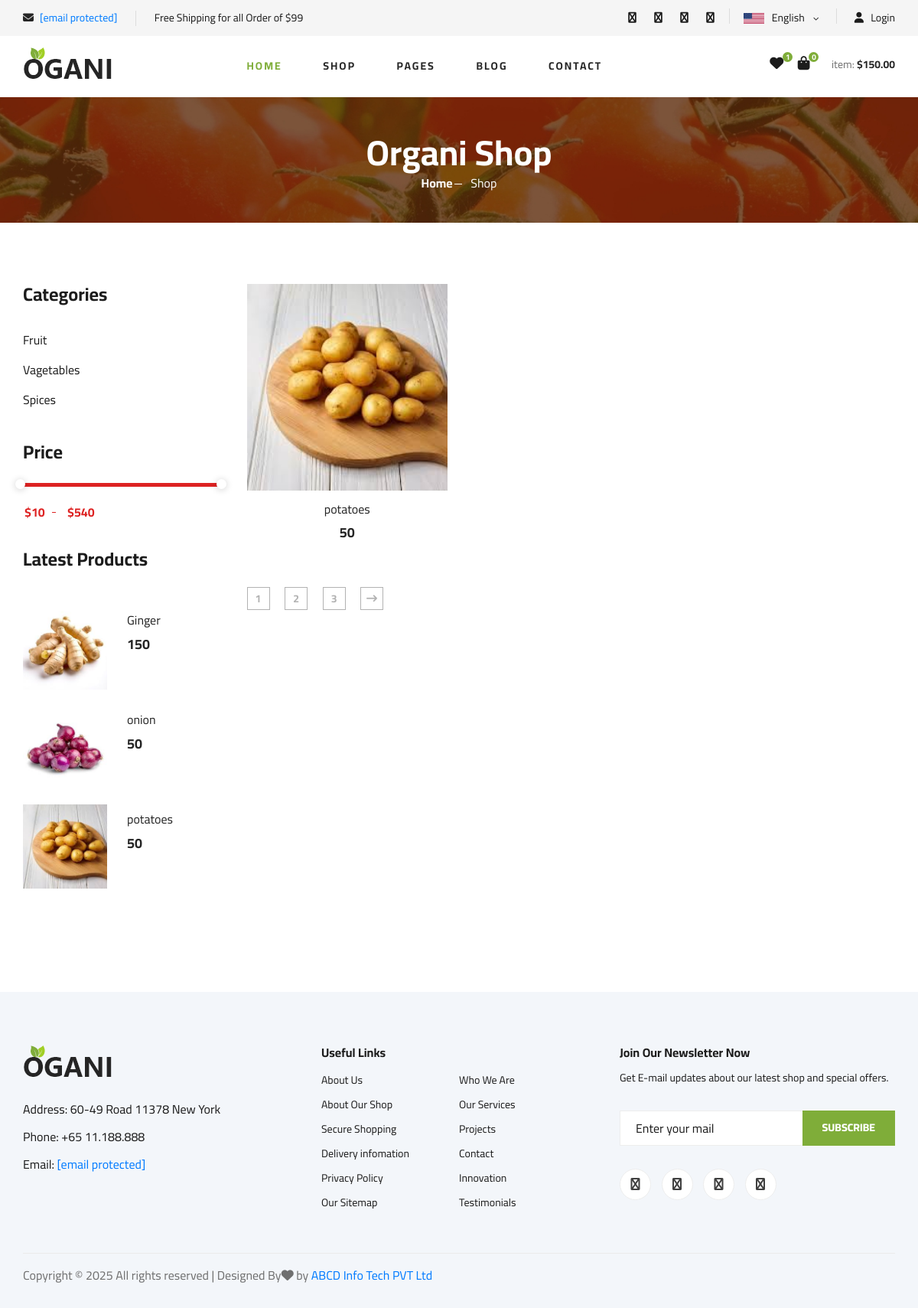
Page /category/2 (signed in) on the committed database.
### grocery/models.py (models this page shows, shortened)
class Category(models.Model):
        name = models.CharField(max_length=100)
        choice = (
        ('Active', 'Active'),
        ('Disable', 'Disable'),
    )
        status = models.CharField(max_length=100, choices=choice)
        images = models.ImageField(upload_to='category_images', blank= True)

class Product(models.Model):
        title = models.CharField(max_length=255, null=True)
        name = models.CharField(max_length=100)
        category = models.ForeignKey(Category, on_delete= models.CASCADE)
        mrp = models.CharField(max_length=100)
        discount = models.IntegerField()
        stock = models.CharField(max_length=255)
        code = models.CharField(max_length=255)
        images = models.ImageField(upload_to='Products')
        description = models.TextField()
        brand = models.ForeignKey(Brand, on_delete= models.CASCADE)
        choice = (
            ('Active','Active'),
            ('Disable', 'Disable')
        )
        trending_choice=(('Y', 'Yes'),('N', "No"))
        trending= models.CharField(max_length=100, choices=trending_choice, null=True)
        status = models.CharField(max_length=100, choices=choice, null=True)

### grocery/views.py (the view)
# urls.py: path('category/<int:id>', views.categorypage),
def categorypage(request, id):
    products= Product.objects.filter(category=id, status="Active")
    allcategory = Category.objects.filter(status='Active')
    latest= Product.objects.filter(status = 'Active')[0:5]
    counter= Cart.objects.filter(user=request.user).values().count()
    return render(request, 'category.html', {'category': allcategory, 'products': products, 'latest': latest, 'counter':counter})

### grocery/templates/category.html (shortened to what this page needs)
{% extends 'header.html' %}
{% load static %}
{% block 'content' %}
    <section class="breadcrumb-section set-bg" data-setbg="{% static 'img/breadcrumb.jpg'%}">
        <div class="container">
            <div class="row">
                <div class="col-lg-12 text-center">
                    <div class="breadcrumb__text">
                        <h2>Organi Shop</h2>
                        <div class="breadcrumb__option">
                            <a href="index-2.html">Home</a>
                            <span>Shop</span>
                        </div>
                    </div>
                </div>
            </div>
        </div>
    </section>
    <section class="product spad">
        <div class="container">
            <div class="row">
                <div class="col-lg-3 col-md-5">
                    <div class="sidebar">
                        <div class="sidebar__item">
                            <h4>Categories</h4>
                            <ul>
                                {% for x in category %}
                                <li><a href="../category/{{x.id}}">{{x.name}}</a></li>
                                {% endfor %}
                            </ul>
                        </div>
                        <div class="sidebar__item">
                            <h4>Price</h4>
                            <div class="price-range-wrap">
                                <div class="price-range ui-slider ui-corner-all ui-slider-horizontal ui-widget ui-widget-content"
                                    data-min="10" data-max="540">
                                    <span tabindex="0" class="ui-slider-handle ui-corner-all ui-state-default"></span>
                                    <span tabindex="0" class="ui-slider-handle ui-corner-all ui-state-default"></span>
                                </div>
                                <div class="range-slider">
                                    <div class="price-input">
                                        <input type="text" id="minamount">
                                        <input type="text" id="maxamount">
                                    </div>
                                </div>
                            </div>
                        </div>
                        <div class="sidebar__item">
                            <div class="latest-product__text">
                                <h4>Latest Products</h4>
                                <div class="latest-product__slider owl-carousel">
                                    <div class="latest-prdouct__slider__item">
                                        {% for l in latest %}
                                        <a href="#" class="latest-product__item">
                                            <div class="latest-product__item__pic">
                                                <img src="{{l.images.url}}" alt="">
                                            </div>
                                            <div class="latest-product__item__text">
                                                <h6>{{l.name}}</h6>
                                                <span>{{l.mrp}}</span>
                                            </div>
                                        </a>
                                        {% endfor %}
                                    </div>
                                </div>
                            </div>
                        </div>
                    </div>
                </div>
                <div class="col-lg-9 col-md-7">
                    <div class="row">
                        {% for p in products %}
                        <div class="col-lg-4 col-md-6 col-sm-6">
                            <div class="product__item">
                                <div class="product__item__pic set-bg" data-setbg="{{p.images.url}}">
                                </div>
                                <div class="product__item__text">
                                    <h6><a href="#">{{p.name}}</a></h6>
                                    <h5>{{p.mrp}}</h5>
                                </div>
                            </div>
                        </div>
                        {% endfor %}
                    </div>
                    <div class="product__pagination">
                        <a href="#">1</a>
                        <a href="#">2</a>
                        <a href="#">3</a>
                        <a href="#"><i class="fa fa-long-arrow-right"></i></a>
                    </div>
                </div>
            </div>
        </div>
    </section>
</body>
</html>
{% endblock %}

### static/css/style.css (style rules this page uses)
html, body { height: 100%; font-family: "Cairo", sans-serif; -webkit-font-smoothing: antialiased; font-smoothing: antialiased; }
h1, h2, h3, h4, h5, h6 { margin: 0; color: #111111; font-weight: 400; font-family: "Cairo", sans-serif; }
h2 { font-size: 36px; }
h4 { font-size: 24px; }
h5 { font-size: 18px; }
h6 { font-size: 16px; }
img { max-width: 100%; }
ul, ol { padding: 0; margin: 0; }
.set-bg { background-repeat: no-repeat; background-size: cover; background-position: top center; }
.spad { padding-top: 100px; padding-bottom: 100px; }
.latest-product__text h4 { font-weight: 700; color: #1c1c1c; margin-bottom: 45px; }
.latest-product__item { margin-bottom: 20px; overflow: hidden; display: block; }
.latest-product__item__pic { float: left; margin-right: 26px; }
.latest-product__item__pic img { height: 110px; width: 110px; }
.latest-product__item__text { overflow: hidden; padding-top: 10px; }
.latest-product__item__text h6 { color: #252525; margin-bottom: 8px; }
.latest-product__item__text span { font-size: 18px; display: block; color: #252525; font-weight: 700; }
.breadcrumb-section { display: flex; align-items: center; padding: 45px 0 40px; }
.breadcrumb__text h2 { font-size: 46px; color: #ffffff; font-weight: 700; }
.breadcrumb__option a { display: inline-block; font-size: 16px; color: #ffffff; font-weight: 700; margin-right: 20px; position: relative; }
.breadcrumb__option a:after { position: absolute; right: -12px; top: 13px; height: 1px; width: 10px; background: #ffffff; content: ""; }
.breadcrumb__option span { display: inline-block; font-size: 16px; color: #ffffff; }
.sidebar__item { margin-bottom: 35px; }
.sidebar__item h4 { color: #1c1c1c; font-weight: 700; margin-bottom: 25px; }
.sidebar__item ul li { list-style: none; }
.sidebar__item ul li a { font-size: 16px; color: #1c1c1c; line-height: 39px; display: block; }
.sidebar__item .latest-product__text { position: relative; }
.sidebar__item .latest-product__text h4 { margin-bottom: 45px; }
.price-range-wrap .range-slider { margin-top: 20px; }
.price-range-wrap .range-slider .price-input { position: relative; }
.price-range-wrap .range-slider .price-input:after { position: absolute; left: 38px; top: 13px; height: 1px; width: 5px; background: #dd2222; content: ""; }
.price-range-wrap .range-slider .price-input input { font-size: 16px; color: #dd2222; font-weight: 700; max-width: 20%; border: none; display: inline-block; }
.price-range-wrap .price-range { border-radius: 0; }
.price-range-wrap .price-range.ui-widget-content { border: none; background: #ebebeb; height: 5px; }
.price-range-wrap .price-range.ui-widget-content .ui-slider-handle { height: 13px; width: 13px; border-radius: 50%; background: #ffffff; border: none; -webkit-box-shadow: 0px 1px 10px rgba(0, 0, 0, 0.2); box-shadow: 0px 1px 10px rgba(0, 0, 0, 0.2); outline: none; cursor: pointer; }
.product { padding-top: 80px; padding-bottom: 80px; }
.product__item { margin-bottom: 50px; }
.product__item__pic { height: 270px; position: relative; overflow: hidden; }
.product__item__text { text-align: center; padding-top: 15px; }
.product__item__text h6 { margin-bottom: 10px; }
.product__item__text h6 a { color: #252525; }
.product__item__text h5 { color: #252525; font-weight: 700; }
.product__pagination, .blog__pagination { padding-top: 10px; }
.product__pagination a, .blog__pagination a { display: inline-block; width: 30px; height: 30px; border: 1px solid #b2b2b2; font-size: 14px; color: #b2b2b2; font-weight: 700; line-height: 28px; text-align: center; margin-right: 16px; -webkit-transition: all, 0.3s; -moz-transition: all, 0.3s; -ms-transition: all, 0.3s; -o-transition: all, 0.3s; transition: all, 0.3s; }
.product__pagination a:last-child, .blog__pagination a:last-child { margin-right: 0; }
@media only screen and (min-width: 1200px) { .container { max-width: 1170px; } }

### rows in the picture
Category: name "Fruit"
Category: name "Vagetables"
Category: name "Spices"
Product: images (picture), name "Ginger", mrp "150"
Product: images (picture), name "onion", mrp "50"
Product: images (picture), name "potatoes", mrp "50"

### other values in the picture
{{ counter }} "0"
